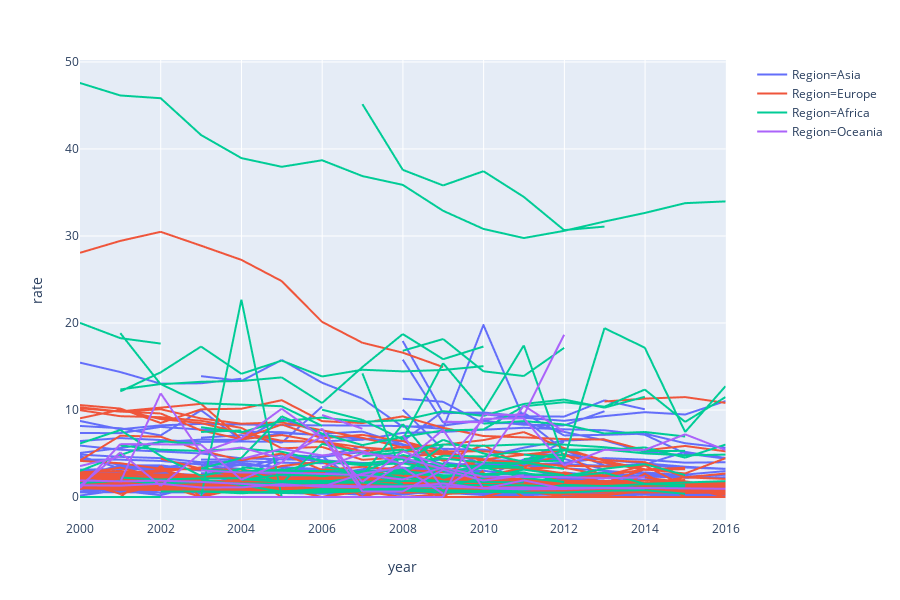

The notebook cell saved with this chart:
### Code cell
# Let's look at it without Americas. This can be done in the image above by clicking the regions in the legend.
# they can be clicked on and off.

rates_sans_americas = rates[rates.Region != "Americas"]
fig = px.line(rates_sans_americas, x="year", y="rate", color="Region", line_group='UNODC Name', hover_name='UNODC Name')
fig.show()
